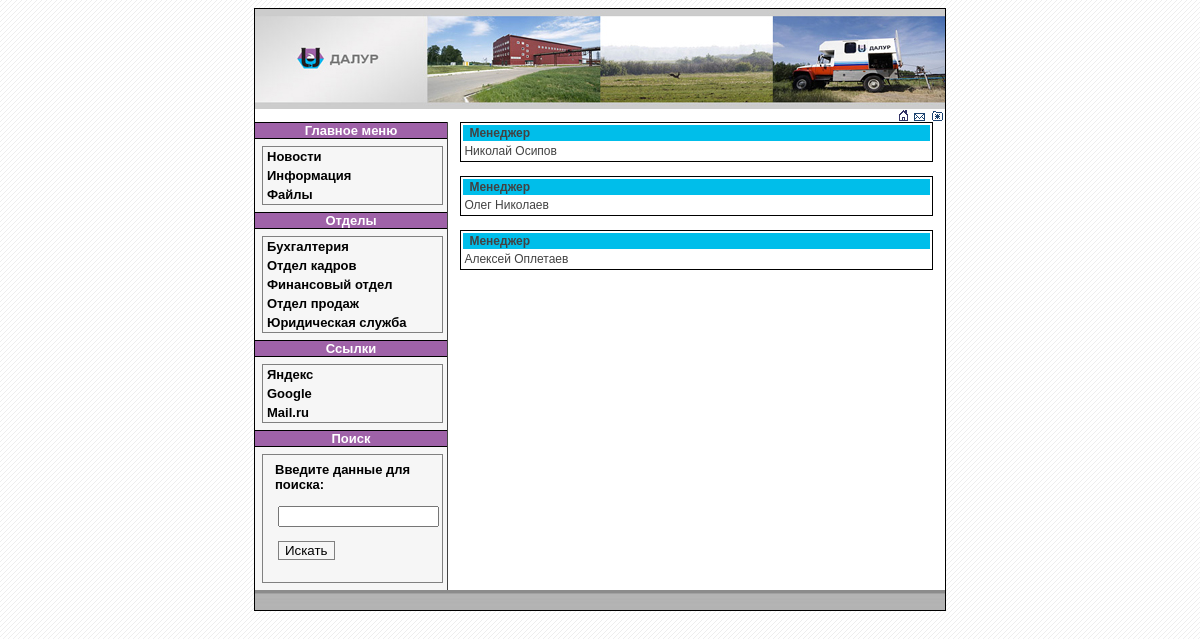
The page /view_dep.php?dep=4 on the database its author committed.
### tables this page shows
CREATE TABLE `departments` (
  `id` int NOT NULL AUTO_INCREMENT,
  `title` text NOT NULL,
  PRIMARY KEY (`id`)
);

CREATE TABLE `links` (
  `id` int NOT NULL AUTO_INCREMENT,
  `title` text NOT NULL,
  `link` text NOT NULL,
  PRIMARY KEY (`id`)
);

CREATE TABLE `workers` (
  `id` int NOT NULL AUTO_INCREMENT,
  `name` text NOT NULL,
  `position` text NOT NULL,
  `department` int NOT NULL,
  PRIMARY KEY (`id`),
  KEY `department` (`department`),
  CONSTRAINT `workers_ibfk_1` FOREIGN KEY (`department`) REFERENCES `departments` (`id`)
);

### view_dep.php (the view, shortened to what this page needs)
<? include ("blocks/bd.php");
if (isset($_GET['dep'])) {$dep = $_GET['dep']; }
$sql_dep = "select * from departments where id='$dep'";
$result_dep = $conn->query($sql_dep);
if ($result_dep->num_rows > 0){
while($row = $result_dep->fetch_assoc() ){
?>
<html>
<head>
  <title><? echo "Отделы - " . $row["title"]; }}?> </title>
<link href="style.css" rel="stylesheet" type="text/css">
</head>
<body>
<table width="690" border="0" align="center" cellpadding="0" cellspacing="0" bgcolor="#FFFFFF" class="main_border">
  <?php include ("blocks/header.php"); ?>
  <tr>
    <td valign="top"><?php include ("blocks/adds.php"); ?>
    <table width="100%" border="0" cellspacing="0" cellpadding="0">
      <tr>
          <?php include ("blocks/lefttd.php"); ?>
        <td valign="top">
            <?
  $sql_dep = "select * from workers, departments where departments.id='$dep' and workers.department='$dep'";
$result_dep = $conn->query($sql_dep);
if($result_dep->num_rows > 0){
while($row = $result_dep->fetch_assoc() ){
        echo "<table align='center' class='news'>";
        echo "<tr>";
        echo "<td class='news_title'><p class='news_name'>". $row["position"] ."</p>";
        echo "</tr>";
        echo "<tr>";
        echo "<td>" . $row["name"] . "</td>";
        echo "</tr>";
        echo "</table><br>";
}}
else {
      echo "<h3 align='center'>В базе данных нет записей</h3>";
}
?>
        </td>
      </tr>
    </table></td>
  </tr>
    <?php include ("blocks/footer.php"); ?>
</table>
</body>
</html>

### blocks/lefttd.php
<td width="184" valign="top" class="left">
<div class="menu_title">Главное меню</div>
<div id="coolmenu">
<a href="index.php">Новости</a>
<a href="info.php">Информация</a>
<a href="files.php">Файлы</a>
</div>
<div class="menu_title">Отделы</div>
<div id="coolmenu">
<?
$sql_dep = "select * from departments";
$result_dep = $conn->query($sql_dep);
if ($result_dep->num_rows > 0){
while($row = $result_dep->fetch_assoc() ){
      echo "<a href='view_dep.php?dep=" . $row["id"] . "'>" .  $row["title"] . "</a>";
}
} else {
      echo "<p>Отделов нет, разогнали";
}
?>
</div>
<div class="menu_title">Ссылки</div>
<div id="coolmenu">
<?
$sql_link = "select * from links";
$result_link = $conn->query($sql_link);
if ($result_link->num_rows > 0){
while($row = $result_link->fetch_assoc() ){
      echo "<a href='" . $row["link"] . "'>" .  $row["title"] . "</a>";
}
} else {
      echo "<p>Ссылок нет, мы в 21 веке";
}
?>
</div>
<div class="menu_title">Поиск</div>
<div id="coolmenu">
<form class="bottom" action="view_search.php" method="post" name="form_s">
<p class="search_text">Введите данные для поиска:</p><br>
<p class="search_input"><input  type="text" size="17" maxlength="50" name="search"></p><br>
<input class="search_button" type="submit" name="submit_s" value="Искать">
</form></div>
</td>

### style.css (style rules this page uses)
.main_border { border:1px solid #000000; }
body { background-image:url(img/bg.gif); }
.left { background-color:#f6f6f6; border-right:1px solid #424242; }
p { font-family:Arial, Helvetica, sans-serif; font-size:12px; color:424242; margin-left:12px; }
.menu_title { font-family:Arial, Helvetica, sans-serif; font-size:13px; color:#ffffff; text-align:center; font-weight:bold; border-top:1px solid #000000; border-bottom:1px solid #000000; background-color:#9F62A8; }
.news { border:1px solid #000; width:95%; }
.news_title { background-color:#00BEEA; }
.news_name { margin-top:0px; margin-bottom:0px; margin-left:5px; font-weight:bold; }
.search_text { font-size:13px; margin-right:7px; margin-bottom:0px; margin-top:7px; font-weight:bold; color:#000000; }
.search_button { border:1px solid gray; background-color:#f6f6f6; margin-left:15px; margin-bottom:10px; }
.search_input { margin-bottom:0px; margin-top:0px; margin-left:15px; }
#coolmenu { border: 1px solid gray; border-bottom-width: 0; width: 93%; background-color: #f6f6f6; margin:7px; border-bottom: 1px solid gray; border-top: 1px solid gray; }
#coolmenu a { font: bold 13px Arial, Helvetica, sans-serif; padding: 2px; padding-left: 4px; display: block; width: 100%; color: #000000; text-decoration: none; }
html>body #coolmenu a { width: auto; }

### view_dep.php (style rules this page uses)
body,td,th { font-family:Arial, Helvetica, sans-serif; font-size: 12px; color: #424242; }

### rows shown on the page
departments: title "Бухгалтерия"
departments: title "Отдел кадров"
departments: title "Финансовый отдел"
departments: title "Отдел продаж"
departments: title "Юридическая служба"
links: title "Яндекс"
links: title "Google"
links: title "Mail.ru"
workers: position "Менеджер", name "Николай Осипов"
workers: position "Менеджер", name "Олег Николаев"
workers: position "Менеджер", name "Алексей Оплетаев"
